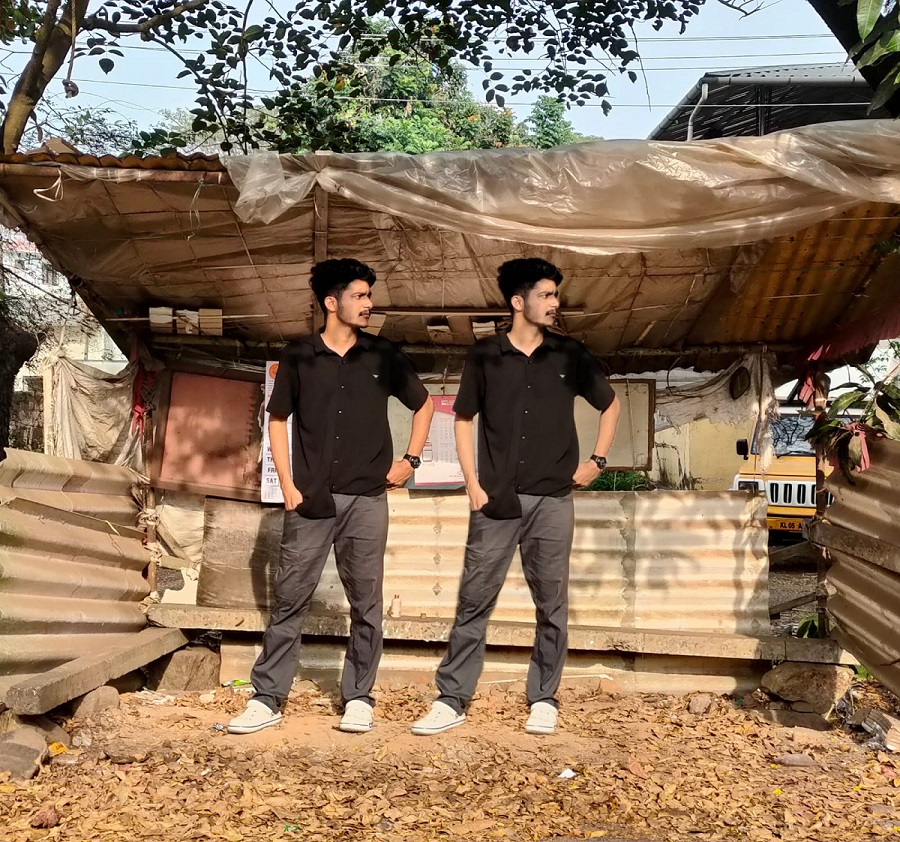
#> input picture images/an.jpeg, 900 x 842 px
$ python test.py
#> lines starting #> are read from the running program, lines starting #| are printed output that depends on the picture; after the words box and inside, x2 and y2 are one past the last pixel; in counts of white or black regions, pixels touching at a corner belong together
import cv2
import numpy as np

def detect_copy_move(image_path, cluster_threshold=50, similarity_threshold=0.7):
    # Load the image
#> called with image_path = 'images/an.jpeg', cluster_threshold = 50, similarity_threshold = 0.7
    image = cv2.imread(image_path)
#> image is the input picture: shape (842, 900, 3); mean B, G, R 91.3, 115.2, 139.5

    # Convert the image to grayscale
    gray = cv2.cvtColor(image, cv2.COLOR_BGR2GRAY)
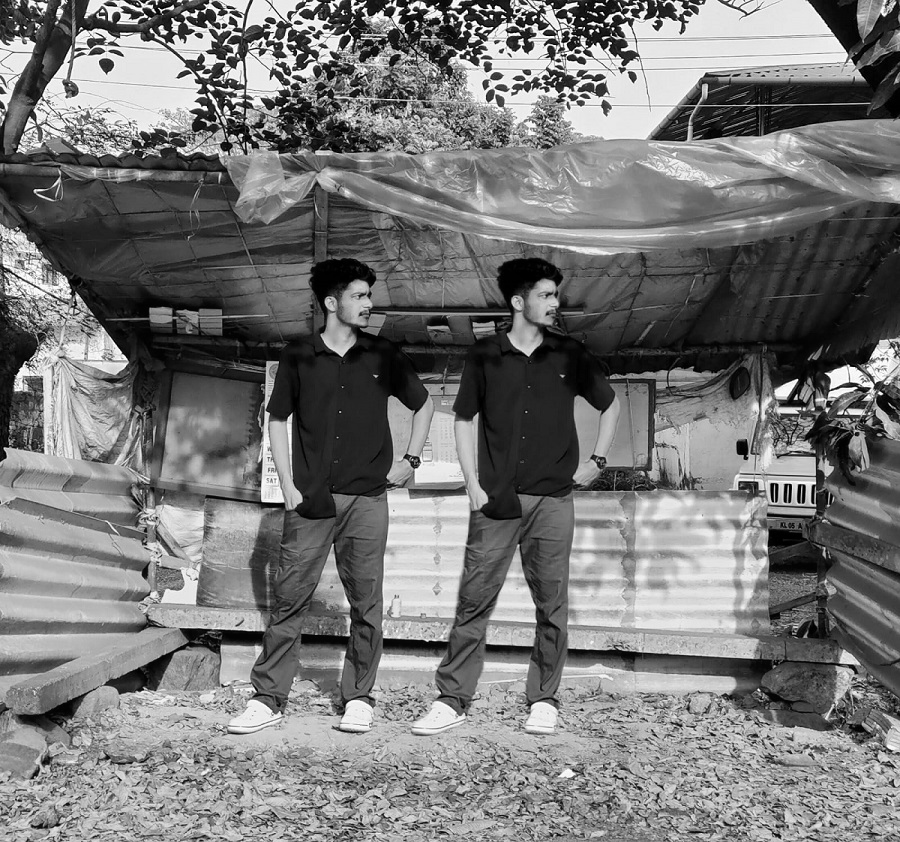
#> gray: shape (842, 900); min 0, max 255, mean 119.7

    # Apply thresholding to obtain binary image
    ret, binary = cv2.threshold(gray, 127, 255, cv2.THRESH_BINARY)
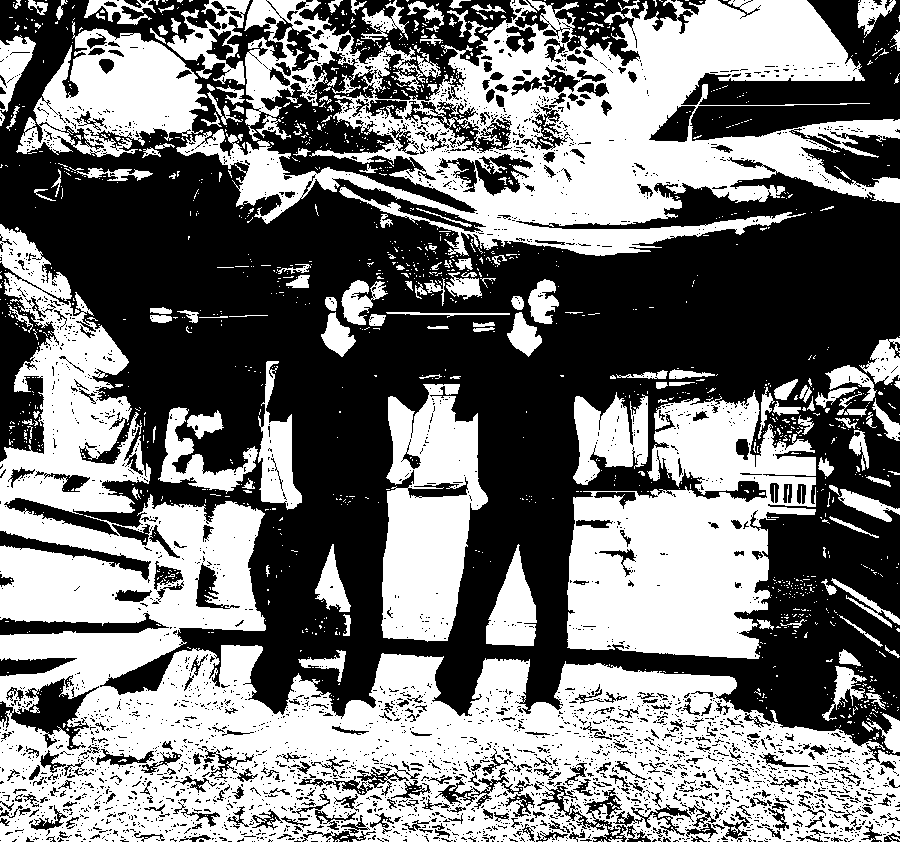
#> binary: shape (842, 900); 47.7% white; 1493 white regions (1332 under 20 px)

    # Find contours in the binary image
    contours, hierarchy = cv2.findContours(binary, cv2.RETR_EXTERNAL, cv2.CHAIN_APPROX_SIMPLE)
#> contours = 1308 contours, 1188 with area under 20; largest, box (x1, y1, x2, y2) and area: (0, 224, 900, 842) 187779, (176, 0, 900, 256) 91797, (567, 390, 816, 659) 41078, (381, 384, 488, 642) 18966, (16, 21, 208, 157) 14508

    # Extract feature descriptors for each contour using ORB
    orb = cv2.ORB_create()
    keypoints = []
    descriptors = []
    for contour in contours:
        x, y, w, h = cv2.boundingRect(contour)
        roi = gray[y:y+h, x:x+w]

        # Resize the ROI to a non-zero size
        roi = cv2.resize(roi, (256, 256))

        kp, desc = orb.detectAndCompute(roi, None)
        keypoints.append(kp)
        descriptors.append(desc)
#> this loop made 1308 passes
#> (contour, x, y, w, h, roi) on passes 2 to 4: ([[835, 841], [836, 841]], 835, 841, 2, 1, [[145, 166]]), ([[638, 841], [640, 841]], 638, 841, 3, 1, [[132, 142, 131]]), ([[538, 841], [541, 841]], 538, 841, 4, 1, [[140, 155, 129, 132]])
#> pass 2, in detect_copy_move, `roi = cv2.resize(roi, (256, 256))`:
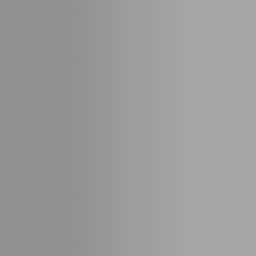
#> roi: shape (256, 256); min 145, max 166, mean 155.4
#> pass 3, in detect_copy_move, `roi = cv2.resize(roi, (256, 256))`:
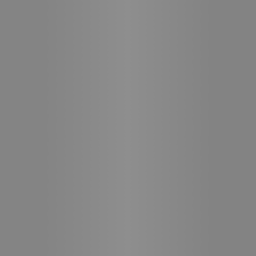
#> roi: shape (256, 256); min 131, max 142, mean 134.9
#> after the loop:
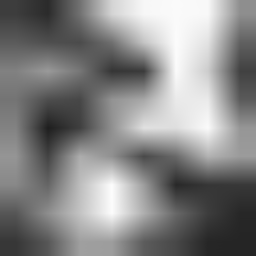
#> roi: shape (256, 256); min 31, max 252, mean 133.3
#> after the loop, descriptors = 1308 items; keypoints = 1308 items, first 6: (), (), (), (), (), ()

    # Match feature descriptors to identify similar objects
    matches = []
    bf = cv2.BFMatcher(cv2.NORM_HAMMING, crossCheck=False)
    for i in range(len(descriptors)):
        for j in range(i+1, len(descriptors)):
            matches_knn = bf.knnMatch(descriptors[i], descriptors[j], k=2)
            good_matches = []
            for m, n in matches_knn:
                if m.distance < similarity_threshold * n.distance:
                    good_matches.append(m)
            if len(good_matches) > cluster_threshold:
                matches.append((i, j))
#> this loop made 43 passes
#> after the loop, matches = []

    # Create a mask to mark the copied regions
    mask = np.zeros_like(gray)

    # Draw bounding rectangles around the copied regions and mark them in the mask
    for match in matches:
        contour1 = contours[match[0]]
        contour2 = contours[match[1]]
        x1, y1, w1, h1 = cv2.boundingRect(contour1)
        x2, y2, w2, h2 = cv2.boundingRect(contour2)
        cv2.rectangle(image, (x1, y1), (x1 + w1, y1 + h1), (0, 255, 0), 2)
        cv2.rectangle(image, (x2, y2), (x2 + w2, y2 + h2), (0, 255, 0), 2)
        mask[y1:y1+h1, x1:x1+w1] = 255
        mask[y2:y2+h2, x2:y2+w2] = 255

    # Display the original image and the copied regions mask
    cv2.imshow('Original Image', image)
    cv2.imshow('Copied Regions Mask', mask)
    cv2.waitKey(0)
    cv2.destroyAllWindows()

# Provide the path to the image
image_path = 'images/an.jpeg'

# Detect copy-move forgery for different objects in the image
#> (the run stopped early here; a loop or call above may not have finished)

$ run again, with images/prjct.jpg copied over images/an.jpeg
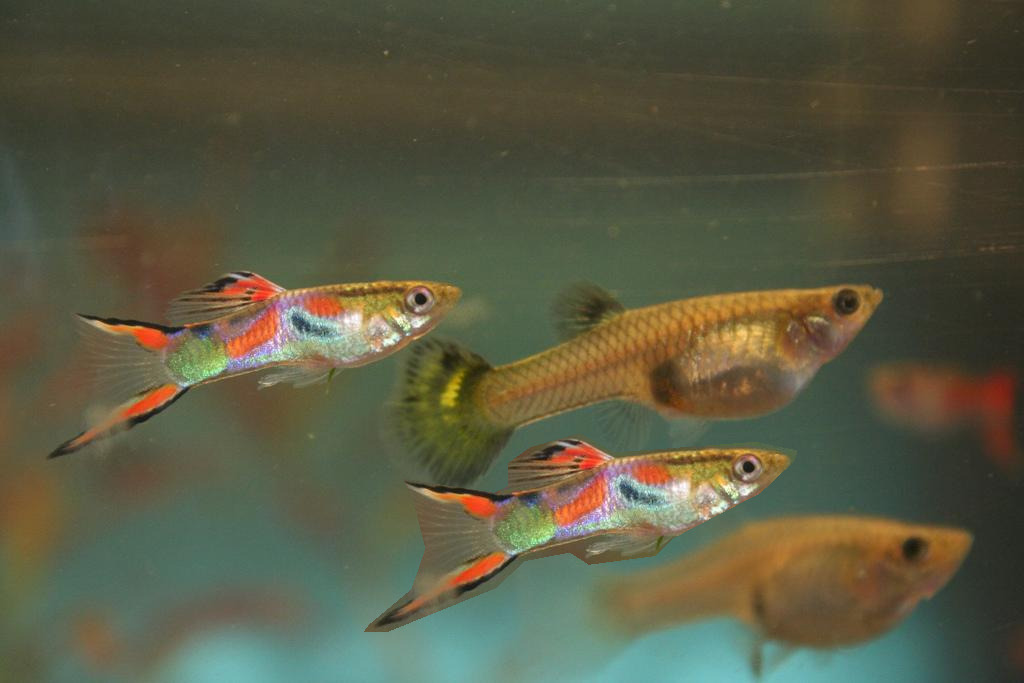
#> input picture images/prjct.jpg, 1024 x 683 px
#> in detect_copy_move, image is the input picture: shape (683, 1024, 3); mean B, G, R 67.2, 89.9, 90.2
#> in detect_copy_move, `ret, binary = cv2.threshold(gray, 127, 255, cv2.THRESH_BINARY)`:
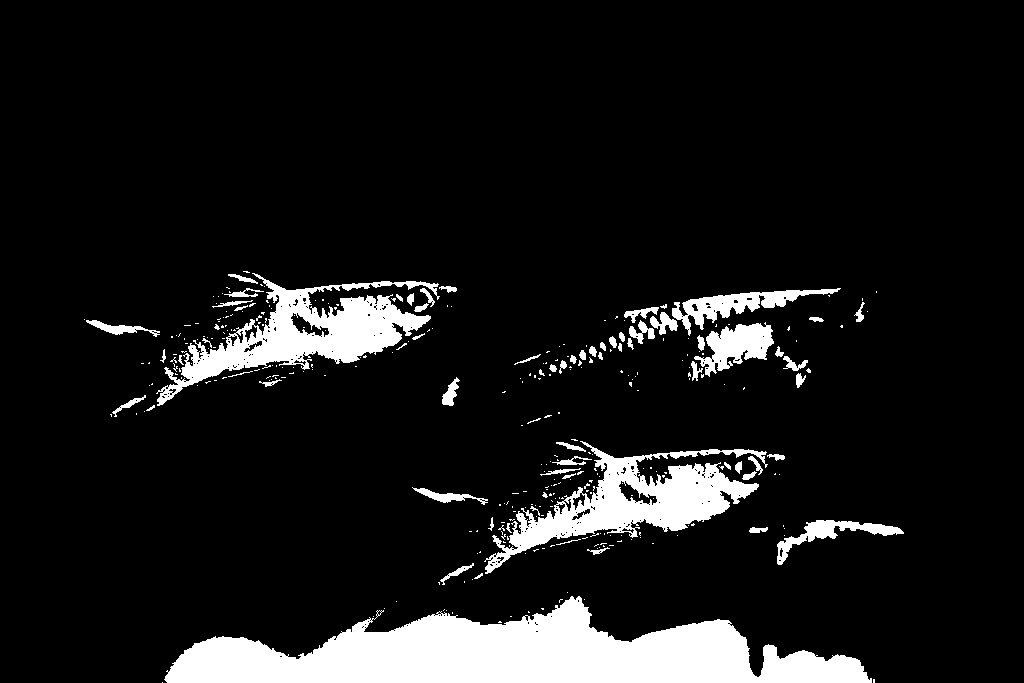
#> binary: shape (683, 1024); 9.8% white; 342 white regions (272 under 20 px)
#> contours = 336 contours, 288 with area under 20; largest, box (x1, y1, x2, y2) and area: (164, 596, 872, 683) 33050, (156, 273, 440, 406) 11255, (484, 441, 768, 574) 11250, (672, 288, 841, 336) 2127, (694, 322, 774, 377) 2069
#> the loop in detect_copy_move, `for contour in contours:` made 336 passes
#> (x, y, w, h, roi) on passes 1, 5, 8: (162, 682, 1, 1, [128]), (373, 616, 1, 1, [129]), (446, 610, 1, 1, [131])
#> after the loop in detect_copy_move, `for contour in contours:`:
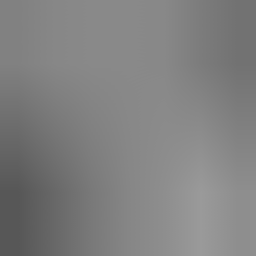
#> roi: shape (256, 256); min 87, max 154, mean 128.2
#> after the loop in detect_copy_move, `for contour in contours:`: descriptors = 336 items; keypoints = 336 items, first 6: (), (), (), (), (), ()
#> the loop in detect_copy_move, `for i in range(len(descriptors)):` made 15 passes
#> after the loop in detect_copy_move, `for i in range(len(descriptors)):`: matches = []

$ run again, with images/anco.jpeg copied over images/an.jpeg
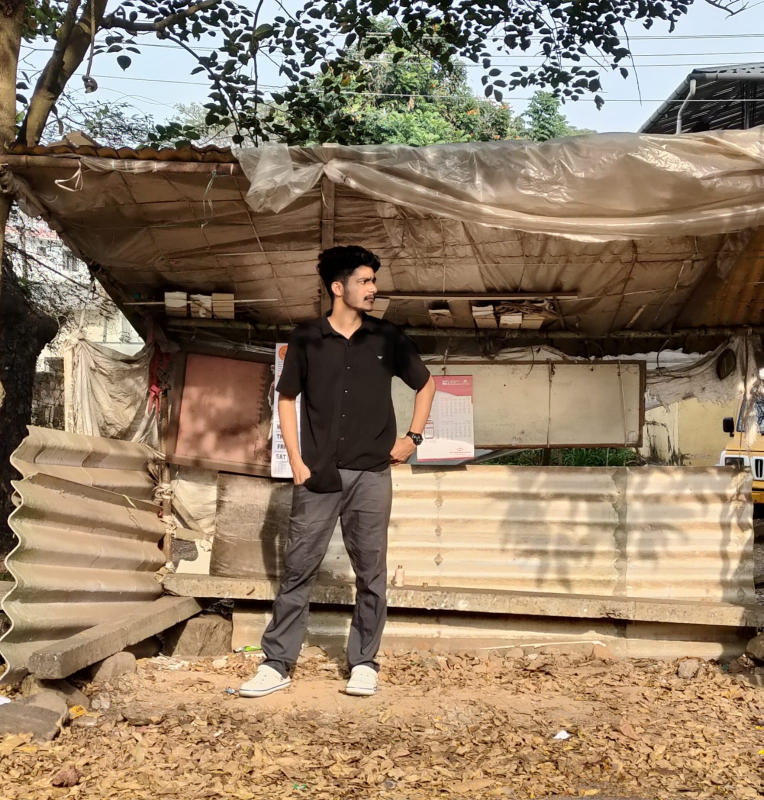
#> input picture images/anco.jpeg, 1527 x 1600 px (shown at 1/2 size)
#> in detect_copy_move, image is the input picture: shape (1600, 1527, 3); mean B, G, R 101.9, 125, 145.8
#> in detect_copy_move, `ret, binary = cv2.threshold(gray, 127, 255, cv2.THRESH_BINARY)`:
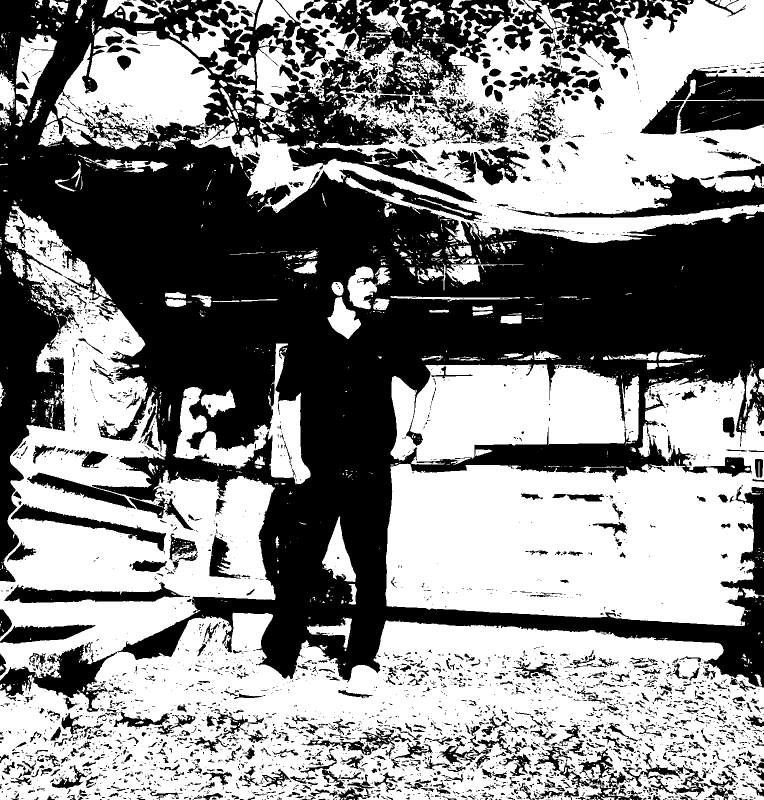
#> binary: shape (1600, 1527) (shown at 1/2 size); 53.9% white; 4039 black regions (3103 under 20 px)
#> contours = 1344 contours, 1118 with area under 20; largest, box (x1, y1, x2, y2) and area: (0, 412, 1527, 1600) 686304, (381, 0, 1527, 487) 266912, (771, 741, 1527, 1252) 241491, (781, 729, 1278, 929) 73580, (109, 54, 441, 299) 48434
#> the loop in detect_copy_move, `for contour in contours:` made 1344 passes
#> (x, y, w, h) on passes 9 to 11: (697, 1598, 8, 2), (1449, 1597, 5, 3), (1364, 1597, 8, 3)
#> after the loop in detect_copy_move, `for contour in contours:`:
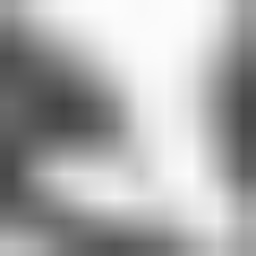
#> roi: shape (256, 256); min 65, max 252, mean 170.9
#> after the loop in detect_copy_move, `for contour in contours:`: descriptors = 1344 items; keypoints = 1344 items, first 6: (), (), (), (), (), ()
#> the loop in detect_copy_move, `for i in range(len(descriptors)):` made 72 passes
#> after the loop in detect_copy_move, `for i in range(len(descriptors)):`: matches = []
